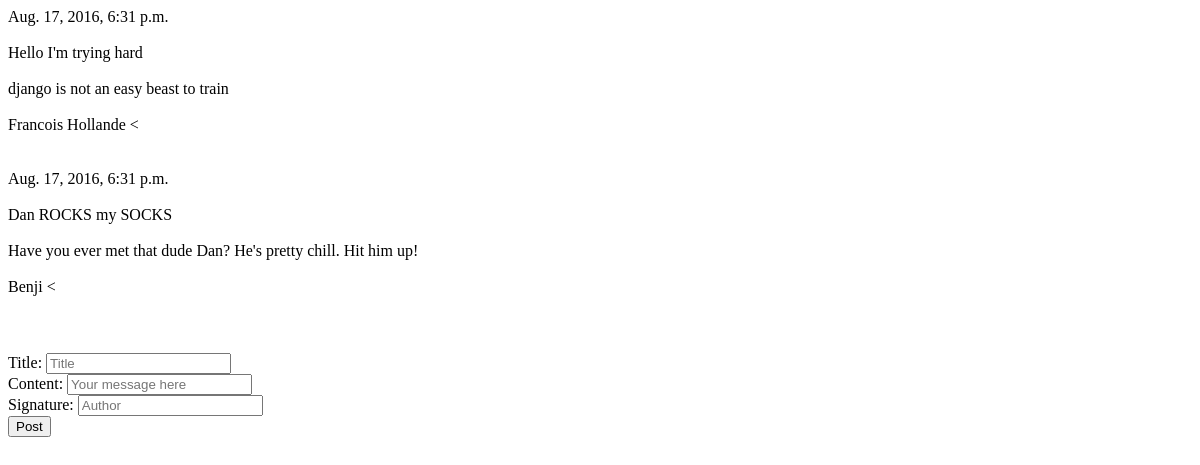
The page /billboard_app/ on the database as committed earlier.
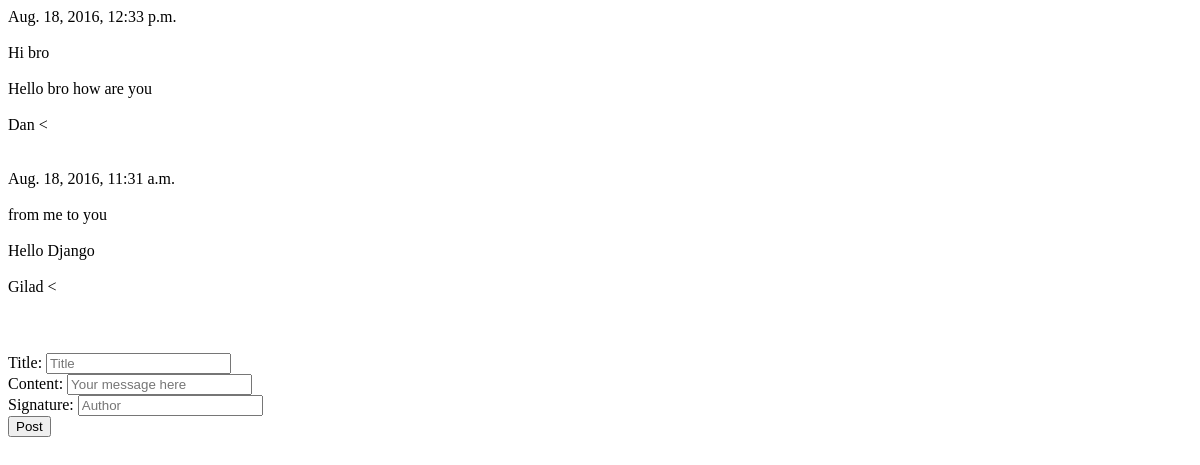
The same page on the database as committed later.
### billboard_app/models.py (models this page shows, shortened)
@python_2_unicode_compatible
class Message(models.Model):
    pub_date = models.DateTimeField('date published')
    title = models.CharField(max_length=200)
    content = models.CharField(max_length=500)
    author = models.CharField(max_length=50)

### billboard_app/views.py (the view)
def index(request):
    latest_message_list = Message.objects.order_by('-pub_date')[:5]
    context = {'latest_message_list': latest_message_list}
    return render(request, 'billboard_app/index.html', context)

### billboard_app/templates/billboard_app/index.html (shortened to what this page needs)
{% if latest_message_list %}
        {% for msg in latest_message_list %}
            <div>
           <div class="publication">{{ msg.pub_date }}</div> <br/>
           <div class="title"> {{ msg.title }} </div> <br/>
           <div class="content"> {{ msg.content }} </div> <br/>
           <div class="signature"> {{ msg.author }} <</div> <br/>
            </div>
        {% endfor %}
{% else %}
    <p>No billboards are available.</p>
{% endif %}
<form action="{% url 'billboard_app:new_msg' %}" method="POST">
        <label for="title">Title:</label>
        <input type="text" name="title" id="title" placeholder="Title" /><br />
        <label for="content">Content:</label>
        <input type="text" name="content" id="content" placeholder="Your message here" /><br />
        <label for="content">Signature:</label>
        <input type="text" name="author" id="author" placeholder="Author" /><br />
<input type="submit" value="Post" />
</form>

Rows that differ between the two databases and show on the page:
removed Message: pub_date "Aug. 17, 2016, 6:31 p.m.", title "Hello I'm trying hard", content "django is not an easy beast to train", author "Francois Hollande"
removed Message: pub_date "Aug. 17, 2016, 6:31 p.m.", title "Dan ROCKS my SOCKS", content "Have you ever met that dude Dan? He's pretty chill. Hit him up!", author "Benji"
added Message: pub_date "Aug. 18, 2016, 12:33 p.m.", title "Hi bro", content "Hello bro how are you", author "Dan"
added Message: pub_date "Aug. 18, 2016, 11:31 a.m.", title "from me to you", content "Hello Django", author "Gilad"
